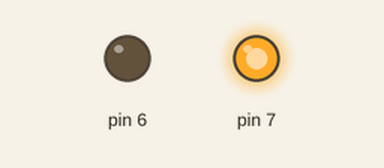
Simulated run of this sketch. Board: Arduino Uno, built with avr-gcc and run on an emulated ATmega328P. On the bench: output pins drawn as LEDs (lit = HIGH).

Above: at 0.1 s.
Timing chart, 0 to 1.6 s (numbered marks = the images above):
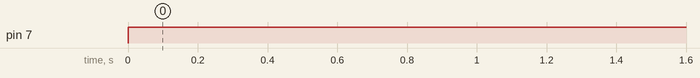

The sketch:

MotorTest.ino
```cpp
#include <PinMap.h>
#include <Dagu4Motor.h>

//signed int val;
String inString;
Dagu4Motor FLMotor = Dagu4Motor(Pin::mtr_spd_FL, Pin::mtr_dir_FL);
Dagu4Motor FRMotor = Dagu4Motor(Pin::mtr_spd_FR, Pin::mtr_dir_FR);
//Dagu4Motor BLMotor = Dagu4Motor(Pin::mtr_spd_BL, Pin::mtr_dir_BL);
//Dagu4Motor BRMotor = Dagu4Motor(Pin::mtr_spd_BR, Pin::mtr_dir_BR);

//Pins.mtr_dir_FL

void setup () {
  //Serial.begin(9600);
  //val = 0;

}

void loop() {
    FLMotor.setSpeed(0);
    FRMotor.setSpeed(-255);
    //Serial.println(FLMotor.getSpeed());
  //lMotor.setSpeed(lSpeed);
  //rMotor.setSpeed(rSpeed);
}
```

Measured:
- by itself, pin 7: LOW → HIGH at 0.00 s
